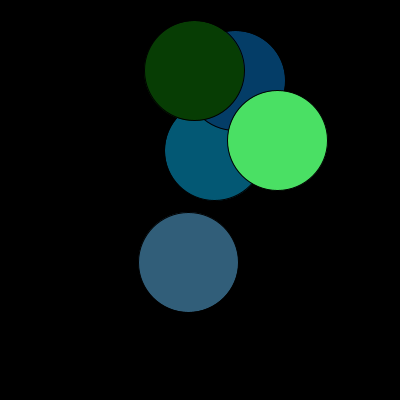
Frame 1 (no input)
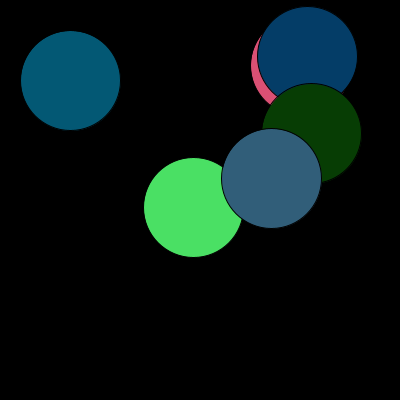
Frame 60 (the mouse pressed at the canvas centre just before this capture)
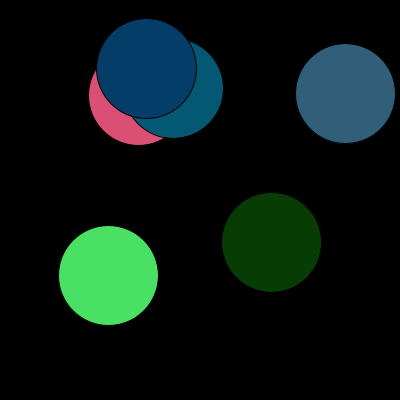
Frame 120 (the mouse held since frame 60 and released just before this capture)

The Processing sketch that drew these frames (run headless with seeded random() and noise(); from frame 60 on, the mouse is pressed at the canvas centre):

// Processing sketch: bounce_with_class
// ── bounce_with_class.pde
//
// bounce_with_class.pde
//


class Ball
{
    float x;
    float y;
    float vx;
    float vy;
    int c;

    Ball()
    {
        x = random(50, width-50);
        y = random(50, height-50);
        vx = random(-3, 3);
        vy = random(-2, 2);
        c = color(random(255), random(255), random(255));
    }

    void display()
    {
        fill(c);
        ellipse(x, y, 100, 100);

        x += vx;
        y += vy;

        if (x < 50 || x > width-50)
            vx *= -1;

        if (y < 50 || y > height-50)
            vy *= -1;
    }
}


Ball ball;
ArrayList<Ball> balls;

void setup()
{
    size(400, 400);
    ball = new Ball();
    balls = new ArrayList<Ball>();

    for (int i=0; i<5; i++)
        balls.add(new Ball());
}


void draw()
{
    background(0);
    ball.display();

    for (Ball b : balls)
      b.display();
}
